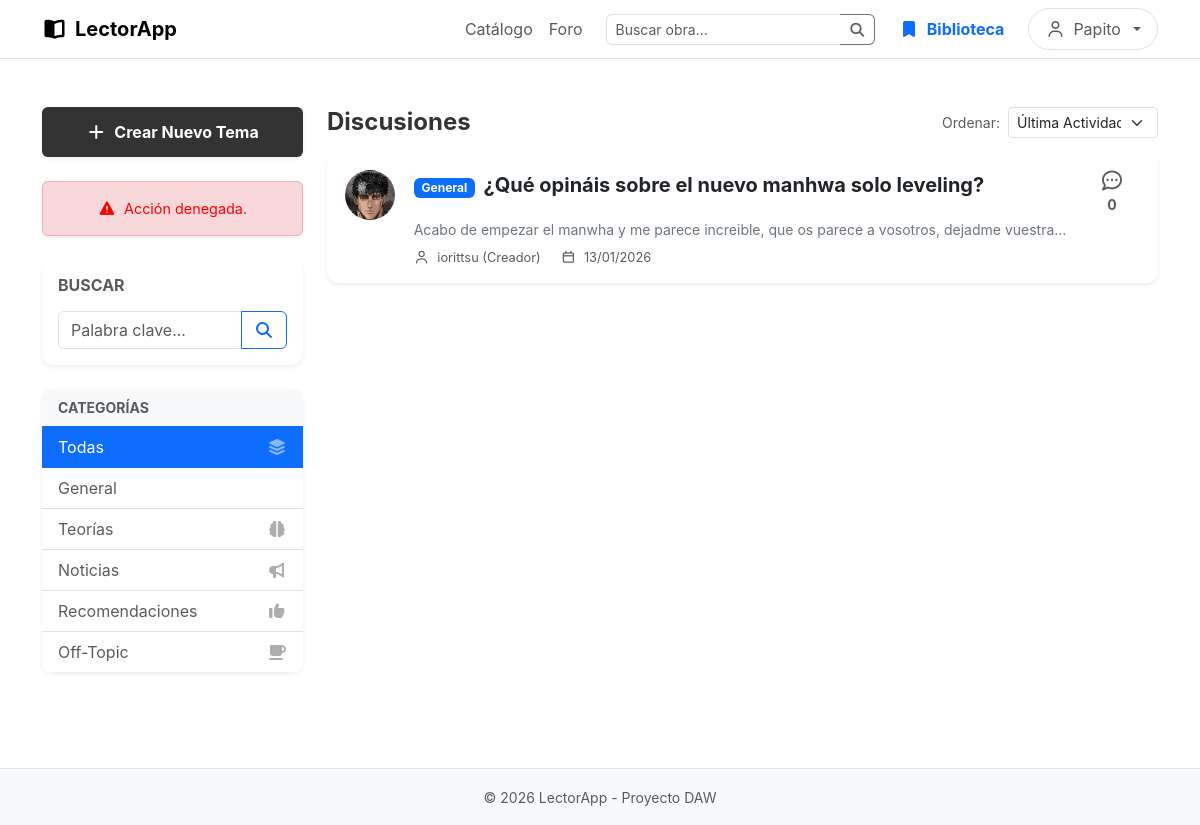
The page /foro.php?error=cuenta_suspendida (signed in) on the database as committed earlier.
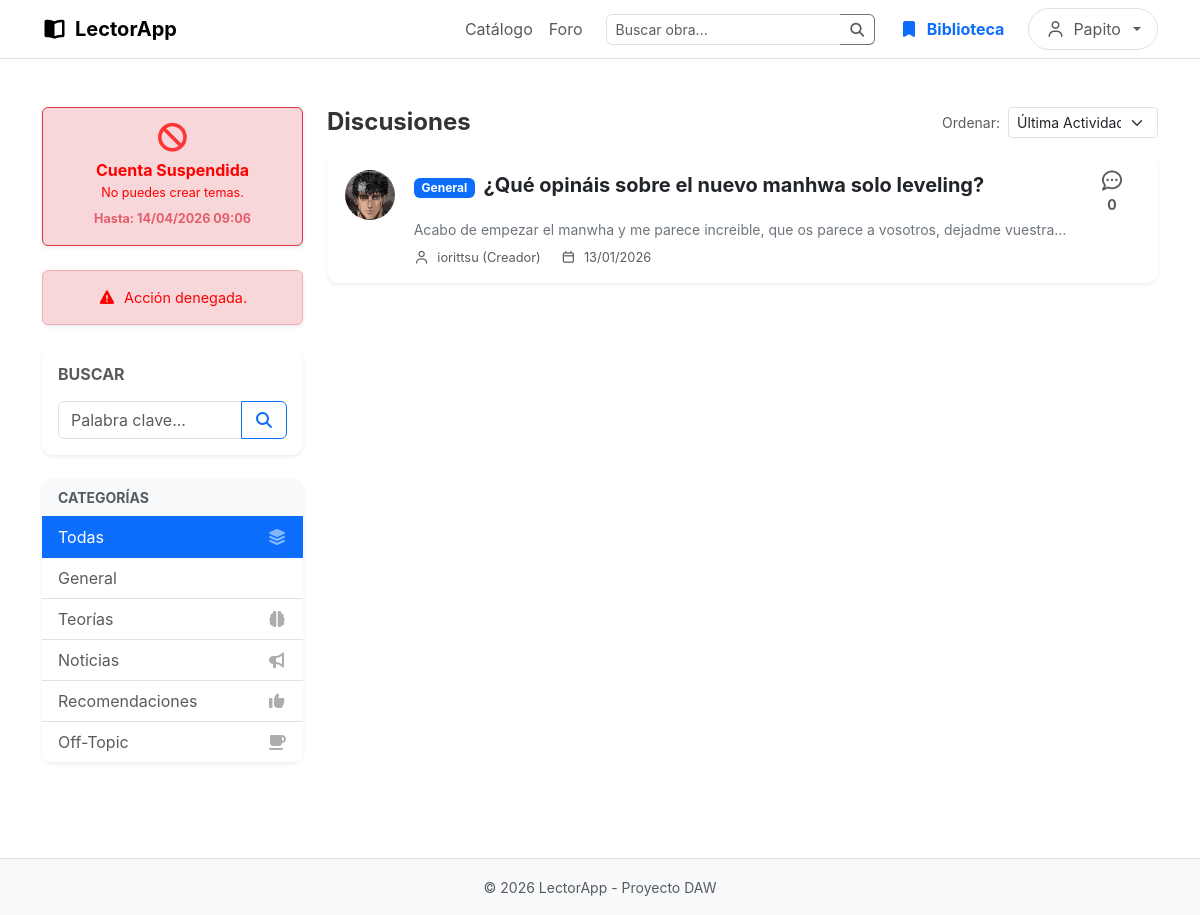
The same page on the database as committed later.
### tables this page shows
CREATE TABLE `usuarios` (
  `id` int(11) NOT NULL,
  `nombre` varchar(50) NOT NULL,
  `email` varchar(100) NOT NULL,
  `password` varchar(255) NOT NULL,
  `rol` enum('admin','lector') DEFAULT 'lector',
  `fecha_registro` datetime DEFAULT current_timestamp(),
  `foto` varchar(255) DEFAULT NULL,
  `fecha_desbloqueo` datetime DEFAULT NULL
);

### foro.php (the view, shortened to what the changed rows need)
<?php
require 'includes/db.php';
$estaSuspendido = false;
$fechaDesbloqueoStr = '';
if (isset($_SESSION['usuario'])) {
    $nombreUser = $_SESSION['usuario'];
    $resUser = $conn->query("SELECT id, fecha_desbloqueo FROM usuarios WHERE nombre = '$nombreUser'");
    if ($resUser && $resUser->num_rows > 0) {
        $userData = $resUser->fetch_assoc();
        if (!empty($userData['fecha_desbloqueo']) && strtotime($userData['fecha_desbloqueo']) > time()) {
            $estaSuspendido = true;
            $fechaDesbloqueoStr = date('d/m/Y H:i', strtotime($userData['fecha_desbloqueo']));
        }
    }
}
?>
<?php include 'includes/header.php'; ?>
<main class="container py-5">
    <div class="row">
        <div class="col-lg-3 mb-4">
            <?php if(isset($_SESSION['usuario'])): ?>
                <?php if($estaSuspendido): ?>
                    <div class="alert alert-danger text-center shadow-sm mb-4 border-danger p-3">
                        <i class="fas fa-ban fa-2x mb-2 opacity-75"></i>
                        <h6 class="fw-bold mb-1">Cuenta Suspendida</h6>
                        <small class="d-block mb-1">No puedes crear temas.</small>
                        <small class="fw-bold opacity-75 text-danger">Hasta: <?php echo $fechaDesbloqueoStr; ?></small>
                    </div>
                <?php else: ?>
                    <a href="crear_tema.php" class="btn btn-primary w-100 mb-4 fw-bold shadow-sm">
                        <i class="fas fa-plus me-2"></i>Crear Nuevo Tema
                    </a>
                <?php endif; ?>
            <?php else: ?>
                <div class="alert alert-info small text-center mb-4">
                    <a href="login.php" class="fw-bold">Entra</a> para crear temas.
                </div>
            <?php endif; ?>
            <?php if(isset($_GET['error']) && $_GET['error'] == 'cuenta_suspendida'): ?>
                <div class="alert alert-danger small text-center mb-4 shadow-sm">
                    <i class="fas fa-exclamation-triangle me-1"></i> Acción denegada.
                </div>
            <?php endif; ?>
            <div class="card shadow-sm border-0 mb-4">
                <div class="card-body">
                </div>
            </div>
            <div class="card shadow-sm border-0 mb-4">
                <div class="card-body p-0">
                </div>
            </div>
        </div>
    </div>
</main>
<?php include 'includes/footer.php'; ?>

Rows that differ between the two databases and show on the page:
now on this page (row edited): usuarios: fecha_desbloqueo "14/04/2026 09:06"
changed usuarios: fecha_desbloqueo empty → "2026-04-14 09:06:13" (drawn)
Other text that changed with them:
text no longer shown: "Crear Nuevo Tema"
text now shown: "Cuenta Suspendida No puedes crear temas. Hasta:"
